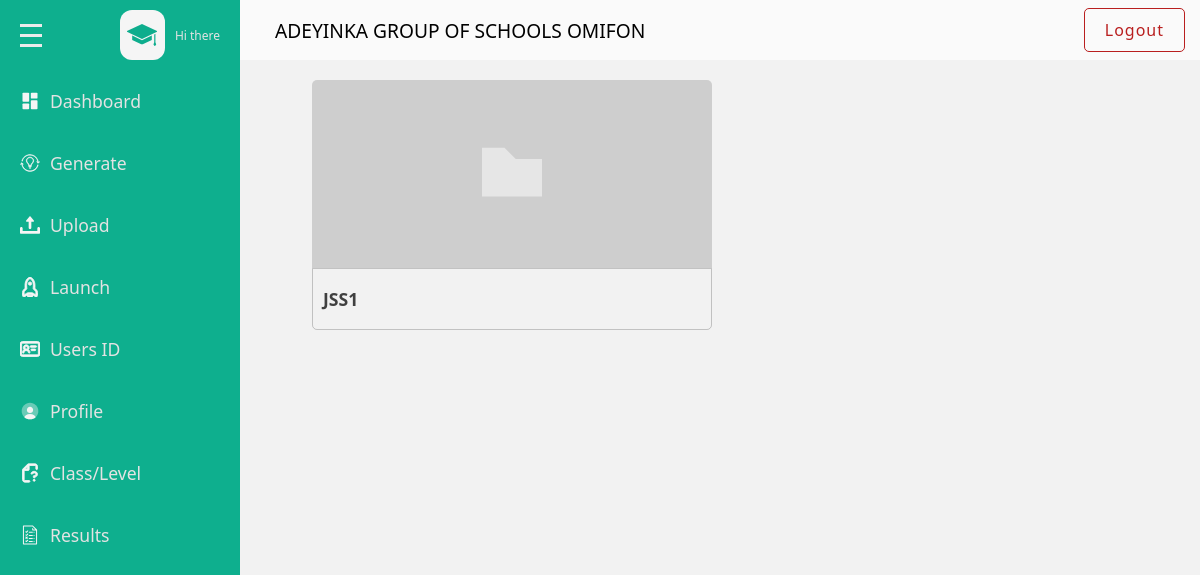
The app's page /admins/question, older data.
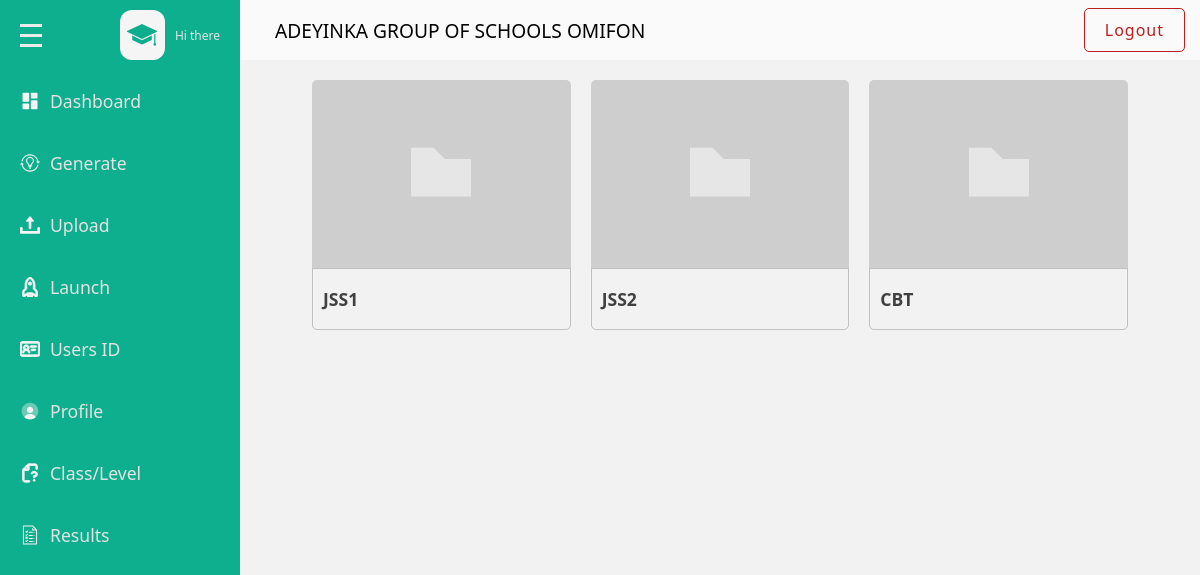
The same page, newer data.
### base/models.py (models this page shows, shortened)
class ClassOrLevel(models.Model):
    CLASS_LEVEL_CHOICES = [
        ('jss1', 'JSS 1'),
        ('jss2', 'JSS 2'),
        ('jss3', 'JSS 3'),
        ('sss1', 'SSS 1'),
        ('sss2', 'SSS 2'),
        ('sss3', 'SSS 3'),
        ('cbt', 'CBT'),
        ('Test','Test'),
        ('level 100', 'Level 100'),
        ('level 200', 'Level 200'),
        ('level 300', 'Level 300'),
        ('level 400', 'Level 400'),
    ]
    name = models.CharField(max_length=20, choices=CLASS_LEVEL_CHOICES)

### admins/views.py (the view)
# urls.py: path('question',views.question,name='question'),
def question(request):
    school_name =get_object_or_404(Name_School)
    classes = ClassOrLevel.objects.all()
    context ={
        'subject':subject,
        'school_name':school_name,
        'classes':classes,
    }
    return render (request, 'admins/question.html',context)

### base/templates/admins/question.html (shortened to what the changed rows need)
{% load static %}
<!DOCTYPE html>
<html lang="en">
<head>
    <link rel = "stylesheet" href = "{% static 'css/style.css' %}"/>
</head>
<body>
    <div class = "page">
        <div class = "wrapper">
                                <!DOCTYPE svg PUBLIC "-//W3C//DTD SVG 1.1//EN" "http://www.w3.org/Graphics/SVG/1.1/DTD/svg11.dtd">
                                <!DOCTYPE svg PUBLIC "-//W3C//DTD SVG 1.1//EN" "http://www.w3.org/Graphics/SVG/1.1/DTD/svg11.dtd">
                                <!DOCTYPE svg PUBLIC "-//W3C//DTD SVG 1.1//EN" "http://www.w3.org/Graphics/SVG/1.1/DTD/svg11.dtd">
                                <!DOCTYPE svg PUBLIC "-//W3C//DTD SVG 1.1//EN" "http://www.w3.org/Graphics/SVG/1.1/DTD/svg11.dtd">
                                <!DOCTYPE svg PUBLIC "-//W3C//DTD SVG 1.1//EN" "http://www.w3.org/Graphics/SVG/1.1/DTD/svg11.dtd">
                                <!DOCTYPE svg PUBLIC "-//W3C//DTD SVG 1.1//EN" "http://www.w3.org/Graphics/SVG/1.1/DTD/svg11.dtd">
                                <!DOCTYPE svg PUBLIC "-//W3C//DTD SVG 1.1//EN" "http://www.w3.org/Graphics/SVG/1.1/DTD/svg11.dtd">
                                <!DOCTYPE svg PUBLIC "-//W3C//DTD SVG 1.1//EN" "http://www.w3.org/Graphics/SVG/1.1/DTD/svg11.dtd">
                                <!DOCTYPE svg PUBLIC "-//W3C//DTD SVG 1.1//EN" "http://www.w3.org/Graphics/SVG/1.1/DTD/svg11.dtd">
                                <!DOCTYPE svg PUBLIC "-//W3C//DTD SVG 1.1//EN" "http://www.w3.org/Graphics/SVG/1.1/DTD/svg11.dtd">
            <div class = "main-content">
                <div class = "question-pdf-box-wrapper">
                    {% for classes in classes %}
                    <div class= "question-pdf-box">
                        <a  href  = "{% url 'admins:term' classes.pk%}" class = "pdf-graphics flex-center">
                            <!DOCTYPE svg PUBLIC "-//W3C//DTD SVG 1.1//EN" "http://www.w3.org/Graphics/SVG/1.1/DTD/svg11.dtd">
                        </a>
                        <div class="question-pdf-details flex">
                            <h3 class ="question-pdf-name">{{classes.name|upper}}</h3>
                        </div>
                    </div>
                    {% endfor %}
                </div>
            </div>
        </div>
    </div>
</body>
</html>

Row changes from the older to the newer data that the page shows:
added ClassOrLevel: name "JSS2"
added ClassOrLevel: name "CBT"
